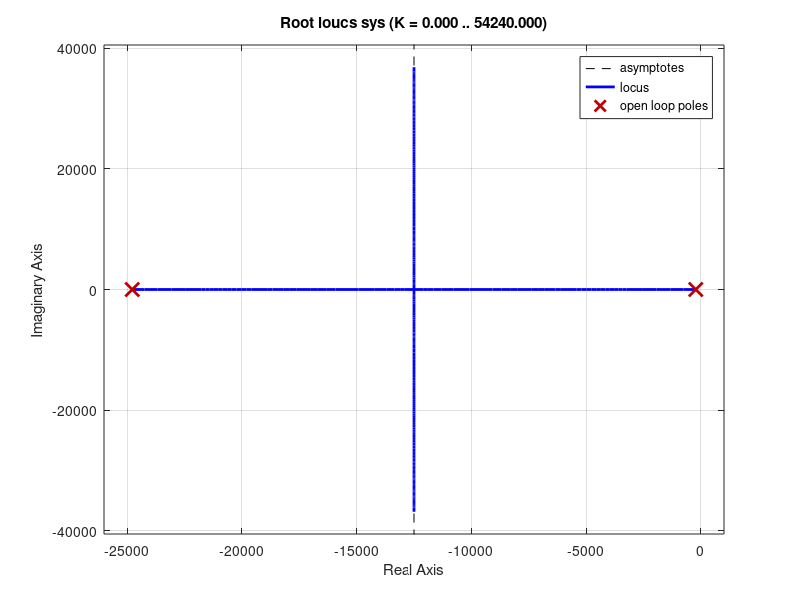

MATLAB code to generate this figure:
% params
Kb = 0.1;
Kt = 0.1;
I = 12 * 10^-5;
Ra = 2;
La = 3 * 10^-3;
c_values = linspace(0.01, 2, 100);

time_constants = zeros(length(c_values), 1);
c = 1;

% transfer function
num = Kb*Kt;
den = [La*I, Ra*La + c*La, c*Ra + Kb*Kt];
sys = tf(num, den);

rlocus(sys);
grid on;

